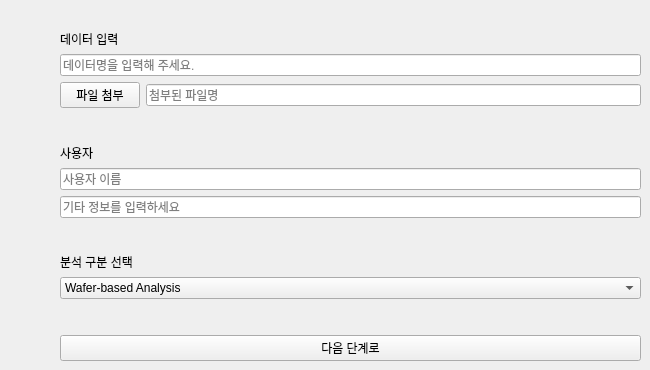
     <widget class="QWidget" name="input_tab">
      <attribute name="icon">
       <iconset>
        <normaloff>image/database.png</normaloff>image/database.png</iconset>
      </attribute>
      <attribute name="title">
       <string/>
      </attribute>
      <widget class="QWidget" name="layoutWidget">
       <property name="geometry">
        <rect>
         <x>60</x>
         <y>30</y>
         <width>581</width>
         <height>331</height>
        </rect>
       </property>
       <layout class="QVBoxLayout" name="verticalLayout">
        <item>
         <widget class="QLabel" name="input_label">
          <property name="maximumSize">
           <size>
            <width>16777215</width>
            <height>30</height>
           </size>
          </property>
          <property name="text">
           <string>데이터 입력</string>
          </property>
         </widget>
        </item>
        <item>
         <widget class="QLineEdit" name="input_lineEdit">
          <property name="text">
           <string/>
          </property>
          <property name="placeholderText">
           <string>데이터명을 입력해 주세요.</string>
          </property>
         </widget>
        </item>
        <item>
         <layout class="QHBoxLayout" name="horizontalLayout">
          <item>
           <widget class="QPushButton" name="file_push">
            <property name="text">
             <string>파일 첨부</string>
            </property>
           </widget>
          </item>
          <item>
           <widget class="QLineEdit" name="filename_lineEdit">
            <property name="text">
             <string/>
            </property>
            <property name="placeholderText">
             <string>첨부된 파일명</string>
            </property>
           </widget>
          </item>
         </layout>
        </item>
        <item>
         <spacer name="verticalSpacer">
          <property name="orientation">
           <enum>Qt::Vertical</enum>
          </property>
          <property name="sizeHint" stdset="0">
           <size>
            <width>20</width>
            <height>40</height>
           </size>
          </property>
         </spacer>
        </item>
        <item>
         <widget class="QLabel" name="user_label">
          <property name="maximumSize">
           <size>
            <width>16777215</width>
            <height>30</height>
           </size>
          </property>
          <property name="text">
           <string>사용자</string>
          </property>
         </widget>
        </item>
        <item>
         <widget class="QLineEdit" name="username_lineEdit">
          <property name="text">
           <string/>
          </property>
          <property name="placeholderText">
           <string>사용자 이름</string>
          </property>
         </widget>
        </item>
        <item>
         <widget class="QLineEdit" name="userinfo_lineEdit">
          <property name="text">
           <string/>
          </property>
          <property name="placeholderText">
           <string>기타 정보를 입력하세요</string>
          </property>
         </widget>
        </item>
        <item>
         <spacer name="verticalSpacer_2">
          <property name="orientation">
           <enum>Qt::Vertical</enum>
          </property>
          <property name="sizeHint" stdset="0">
           <size>
            <width>20</width>
            <height>40</height>
           </size>
          </property>
         </spacer>
        </item>
        <item>
         <widget class="QLabel" name="analysis_label">
          <property name="maximumSize">
           <size>
            <width>16777215</width>
            <height>30</height>
           </size>
          </property>
          <property name="text">
           <string>분석 구분 선택</string>
          </property>
         </widget>
        </item>
        <item>
         <widget class="QComboBox" name="analysis_combobox">
          <item>
           <property name="text">
            <string>Wafer-based Analysis</string>
           </property>
          </item>
          <item>
           <property name="text">
            <string>Lot-based Analysis</string>
           </property>
          </item>
          <item>
           <property name="text">
            <string>Wafer-based Analysis on specific Lot</string>
           </property>
          </item>
         </widget>
        </item>
        <item>
         <spacer name="verticalSpacer_3">
          <property name="orientation">
           <enum>Qt::Vertical</enum>
          </property>
          <property name="sizeHint" stdset="0">
           <size>
            <width>20</width>
            <height>40</height>
           </size>
          </property>
         </spacer>
        </item>
        <item>
         <widget class="QPushButton" name="next_push">
          <property name="text">
           <string>다음 단계로</string>
          </property>
         </widget>
        </item>
       </layout>
      </widget>
     </widget>
